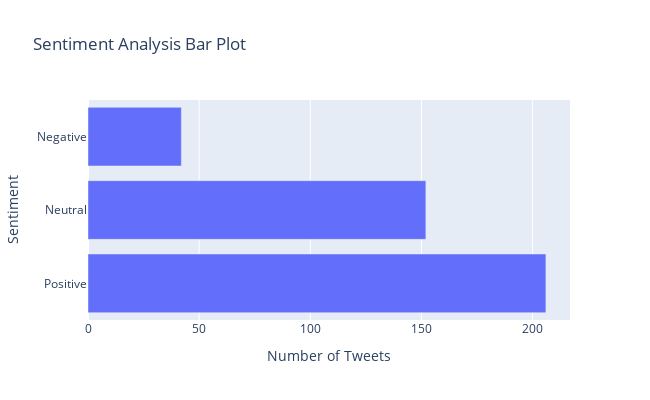

The notebook cell this image was saved under:
### Code cell
fig = px.bar(df,x = df.value_counts('sentiment'), y =  ['Positive', 'Neutral', 'Negative'],
            labels = {'x' : 'Number of Tweets',
              'y' : 'Sentiment'},
    title ='Sentiment Analysis Bar Plot')

fig.update_layout(
width=650,
height=400)

fig.show()

### Figure 1 — Plotly figure (JSON) as saved in the notebook; plotly's stock layout.template omitted (floating-point values rounded to 4 significant figures)
{"data": [{"alignmentgroup": "True", "hovertemplate": "Number of Tweets=%{x}<br>Sentiment=%{y}<extra></extra>", "legendgroup": "", "marker": {"color": "#636efa", "pattern": {"shape": ""}}, "name": "", "offsetgroup": "", "orientation": "h", "showlegend": false, "textposition": "auto", "type": "bar", "x": [206, 152, 42], "xaxis": "x", "y": ["Positive", "Neutral", "Negative"], "yaxis": "y"}], "layout": {"barmode": "relative", "height": 400, "legend": {"tracegroupgap": 0}, "title": {"text": "Sentiment Analysis Bar Plot"}, "width": 650, "xaxis": {"anchor": "y", "domain": [0, 1], "title": {"text": "Number of Tweets"}}, "yaxis": {"anchor": "x", "domain": [0, 1], "title": {"text": "Sentiment"}}}}
